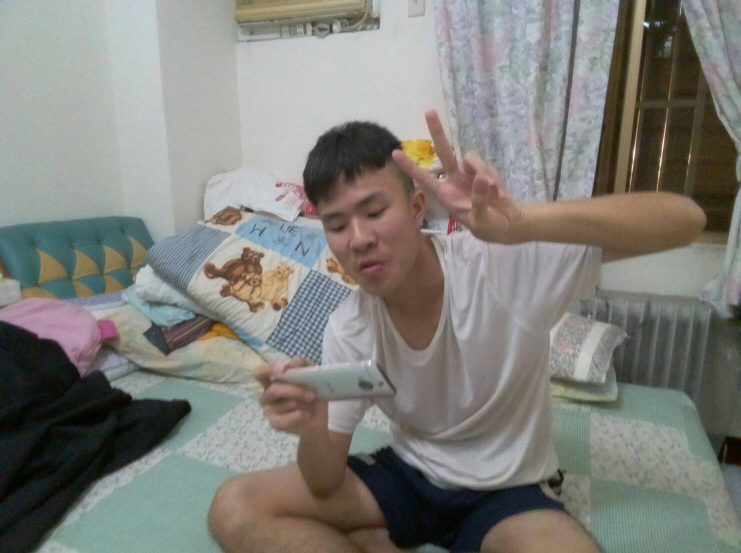
//> input picture pic1.jpg, 1481 x 1106 px (shown at 1/2 size)
$ ./image pic1.jpg   (built with g++ and OpenCV 4)
//> lines starting //> are read from the running program, lines starting //| are printed output that depends on the picture; after the words box and inside, x2 and y2 are one past the last pixel; in counts of white or black regions, pixels touching at a corner belong together
//
//  main.cpp
//  Project_cpp
//
//  Created by weitung on 2018/9/16.
//  Copyright © 2018 weitung. All rights reserved.
//

#include <iostream>
#include <string>
#include <opencv2/core/core.hpp>
#include <opencv2/highgui/highgui.hpp>
#include <opencv2/opencv.hpp>
#include <opencv2/objdetect.hpp>
#include <opencv2/videoio.hpp>
#include <opencv2/imgproc.hpp>

using namespace std;
using namespace cv;

void detectAndDisplay(Mat frame);

String face_cascade_name = "haarcascade_frontalface_default.xml";
String eyes_cascade_name = "haarcascade_eye_tree_eyeglasses.xml";
CascadeClassifier face_cascade;
CascadeClassifier eyes_cascade;
String window_name = "Face Detection";

int main(int argc, char** argv) {
  Mat image;
  image = imread(argv[1]);
//> image is the input picture: 1106 rows x 1481 cols, CV_8UC3; mean B, G, R 122.1, 127.3, 127.8
  resize(image, image, Size(640, 480));
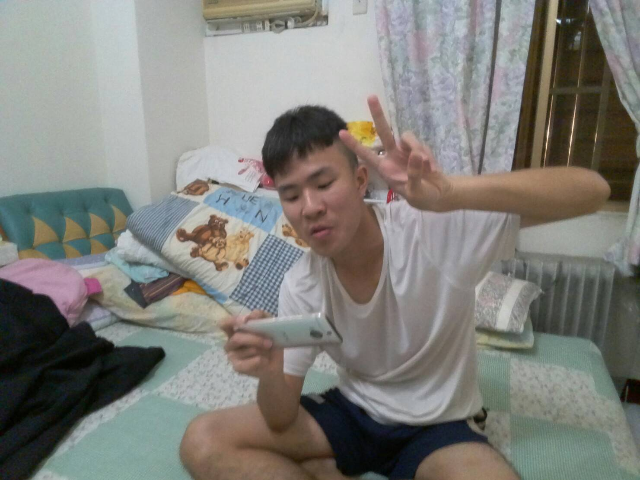
//> image: 480 rows x 640 cols, CV_8UC3; mean B, G, R 122, 127.2, 127.7
  face_cascade.load(face_cascade_name);
  eyes_cascade.load(eyes_cascade_name);

  if(!image.data) { cout << "Error loading image" << endl; return -1; }
  detectAndDisplay(image);

  waitKey(0);
}

void detectAndDisplay(Mat frame) {
    vector<Rect> faces;
    vector<Rect> bodies;
    Mat frame_gray;

    cvtColor(frame, frame_gray, COLOR_BGR2GRAY);
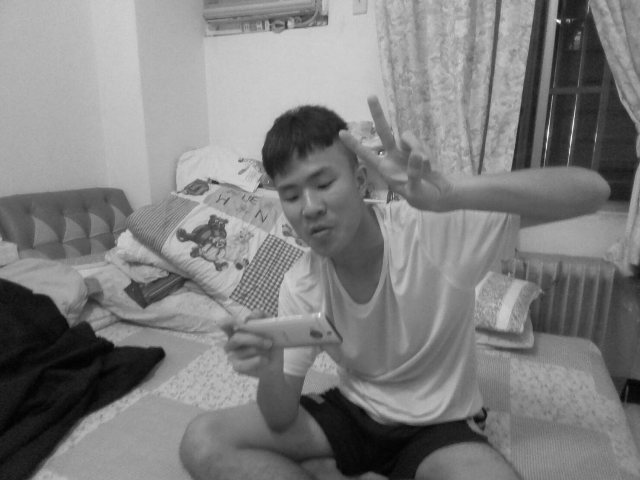
//> frame_gray: 480 rows x 640 cols, CV_8UC1; min 1, max 248, mean 126.8
    // [7 lines of commented-out code are left out]

    face_cascade.detectMultiScale(frame_gray, faces, 1.1, 5, 0, Size(40, 40));
//> faces = 1 Rect (x, y, width, height): [253, 144, 110, 110]

    for(size_t i = 0; i < faces.size(); i++) {
        rectangle(frame, Point(faces[i].x, faces[i].y), Point(faces[i].width + faces[i].x, faces[i].y + faces[i].height), Scalar(0, 0, 0), 5);

        // [10 lines of commented-out code are left out]
    }
//> this loop made 1 pass
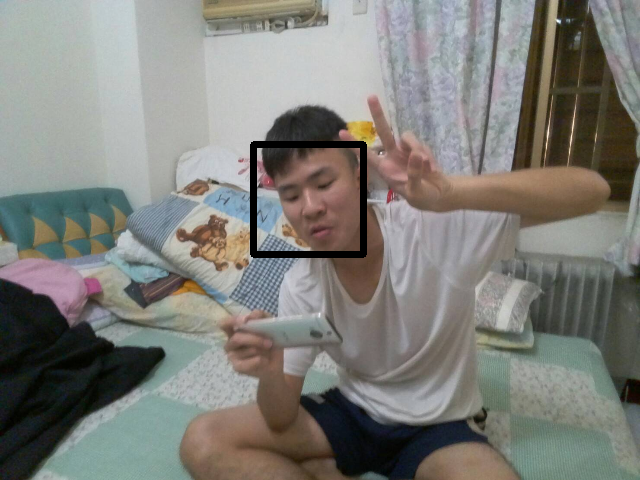
//> frame: 480 rows x 640 cols, CV_8UC3; 1% of pixels changed, all inside (x1, y1, x2, y2) = (250, 141, 367, 258)
    imshow(window_name, frame);
}

$ run again, on abba.png
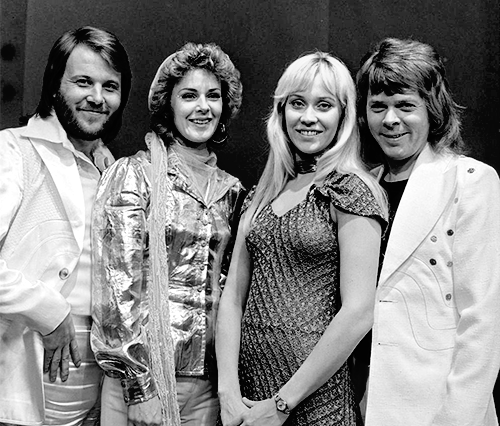
//> input picture abba.png, 500 x 426 px
//> image is the input picture: 426 rows x 500 cols, CV_8UC3; min 0, max 255, mean 130.8
//> `resize(image, image, Size(640, 480));`:
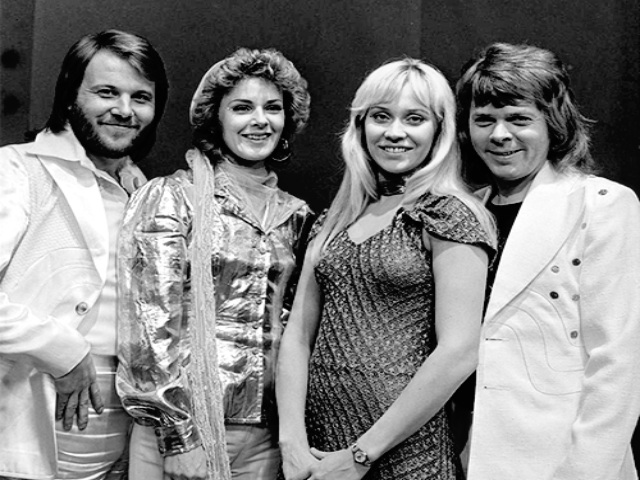
//> image: 480 rows x 640 cols, CV_8UC3; min 0, max 255, mean 130.6
//> faces = 5 Rects (x, y, width, height): [213, 403, 63, 63], [76, 61, 87, 87], [217, 77, 79, 79], [344, 74, 107, 107], [455, 84, 92, 92]
//> the loop in detectAndDisplay, `for(size_t i = 0; i < faces.size(); i++)` made 5 passes
//> after the loop in detectAndDisplay, `for(size_t i = 0; i < faces.size(); i++)`:
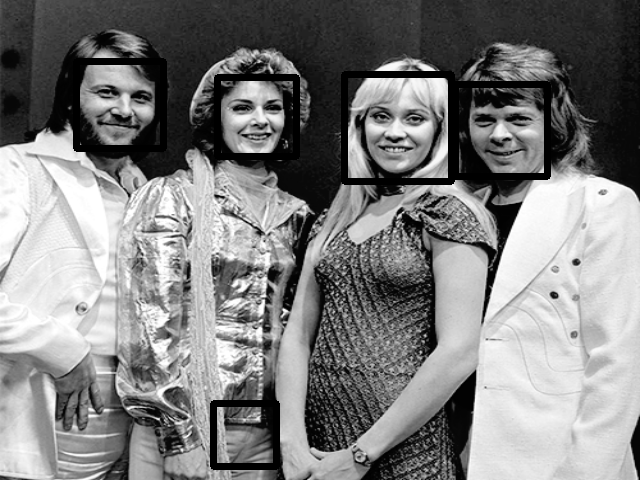
//> frame: 480 rows x 640 cols, CV_8UC3; 3.77% of pixels changed, all inside (x1, y1, x2, y2) = (73, 58, 551, 470)
